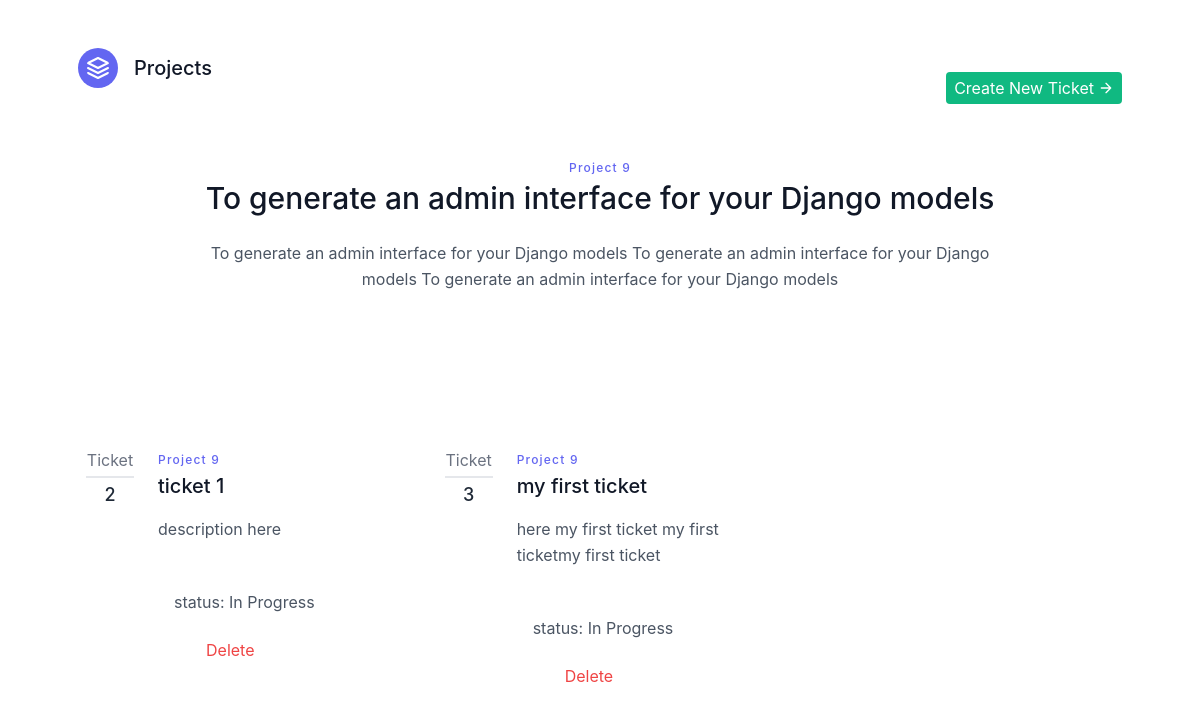
Page /tickets/To generate an admin interface for your Django models/ (signed in) on the earlier database version.
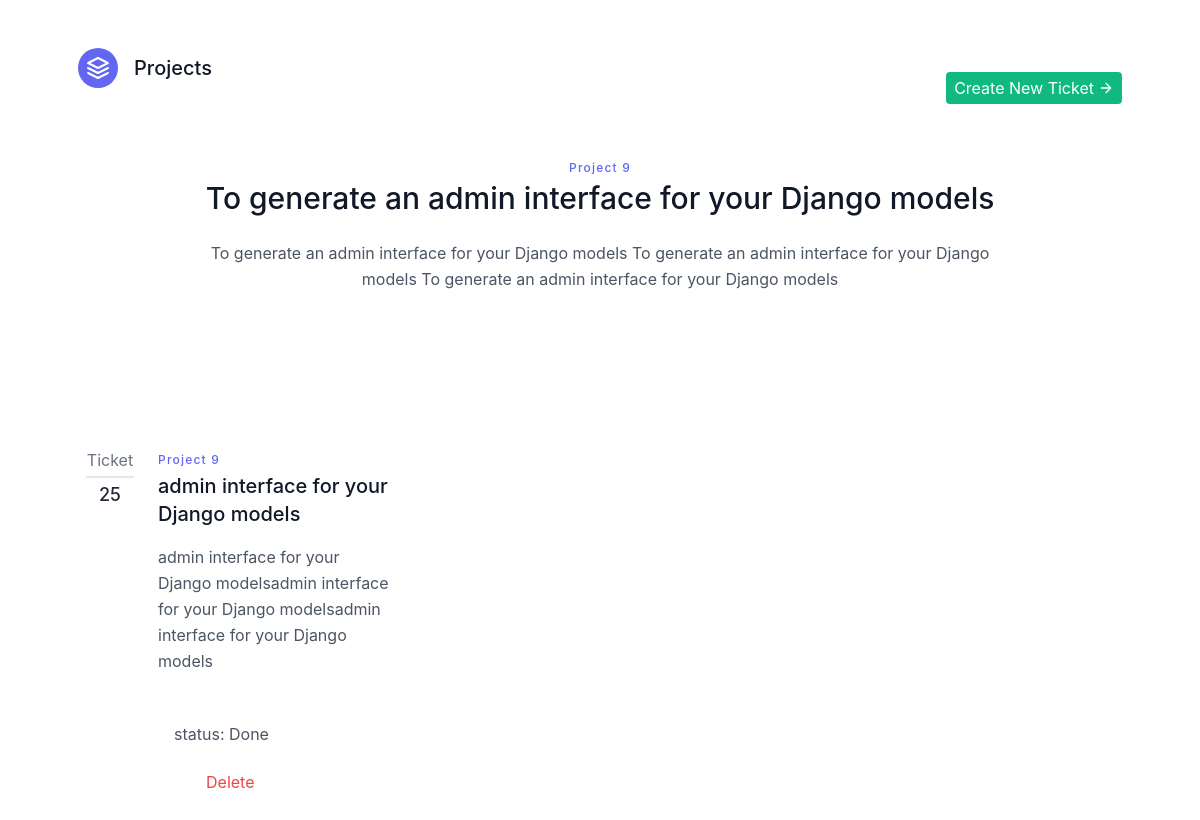
Same page on the later database version.
### app/models.py (models this page shows, shortened)
class Project(models.Model):
    project_name = models.TextField()
    project_description = models.TextField()
    created_at = models.DateTimeField(auto_now_add=True)  # Automatically set on creation

class Ticket(models.Model):
    STATUS_CHOICES = (
        ('Pending', 'Pending'),
        ('In Progress', 'In Progress'),
        ('Done', 'Done'),
    )
    project = models.ForeignKey(Project, on_delete=models.CASCADE)
    ticket_title = models.TextField()
    ticket_description = models.TextField()
    ticket_status = models.CharField(choices=STATUS_CHOICES, max_length=50)

### app/views.py (the view)
# urls.py: path('tickets/<str:project_name>/', views.ticket, name='tickets page'),
@login_required(login_url='login')
def ticket(request, project_name):
    project = get_object_or_404(Project, project_name=project_name)
    tickets = Ticket.objects.all()
    return render(request, 'tickets.html', {'project':project,'tickets':tickets})

### app/templates/tickets.html (shortened to what this page needs)
<!DOCTYPE html>
<html lang="en">
<link href="https://unpkg.com/tailwindcss@^2/dist/tailwind.min.css" rel="stylesheet">
<link rel="stylesheet" href="https://cdn.jsdelivr.net/npm/bootstrap@4.0.0/dist/css/bootstrap.min.css">
<body>
    <header class="text-gray-600 body-font">
        <div class="container mx-auto flex flex-wrap p-5 flex-col md:flex-row items-center">
          <a href="/" class="flex title-font font-medium items-center text-gray-900 mb-4 md:mb-0">
            <svg xmlns="http://www.w3.org/2000/svg" fill="none" stroke="currentColor" stroke-linecap="round" stroke-linejoin="round" stroke-width="2" class="w-10 h-10 text-white p-2 bg-indigo-500 rounded-full" viewBox="0 0 24 24">
              <path d="M12 2L2 7l10 5 10-5-10-5zM2 17l10 5 10-5M2 12l10 5 10-5"></path>
            </svg>
            <span class="ml-3 text-xl">Projects</span>
          </a>
          <button class="md:ml-auto flex flex-wrap items-center text-white text-base justify-center bg-green-500 border-0 py-1 px-2 focus:outline-none hover:bg-green-700 rounded text-base mt-3 md:mt-0" data-toggle="modal" data-target="#exampleModal"  type="button">Create New Ticket
            <svg fill="none" stroke="currentColor" stroke-linecap="round" stroke-linejoin="round" stroke-width="2" class="w-4 h-4 ml-1" viewBox="0 0 24 24">
              <path d="M5 12h14M12 5l7 7-7 7"></path>
            </svg>
          </button>
        </div>
      </header>
      <section class="text-gray-600 body-font">
        <div class="flex flex-col text-center w-full mb-5">
          <h2 class="text-xs text-indigo-500 tracking-widest font-medium title-font mb-1">Project {{ project.id }}</h2>
          <h1 class="sm:text-3xl text-2xl font-medium title-font mb-4 text-gray-900">{{ project.project_name }}</h1>
          <p class="lg:w-2/3 mx-auto leading-relaxed text-base">{{ project.project_description }}</p>
        </div>
        <div class="container px-5 py-24 mx-auto">
          <div class="flex flex-wrap -mx-4 -my-8">
            {% for ticket in tickets %}
            {% if ticket.project.id == project.id %}
            <div class="py-8 px-4 lg:w-1/3">
              <div class="h-full flex items-start">
                <div class="w-12 flex-shrink-0 flex flex-col text-center leading-none">
                  <span class="text-gray-500 pb-2 mb-2 border-b-2 border-gray-200">Ticket</span>
                  <span class="font-medium text-lg text-gray-800 title-font leading-none">{{ticket.id}}</span>
                </div>
                <div class="flex-grow pl-6">
                  <h2 class="tracking-widest text-xs title-font font-medium text-indigo-500 mb-1">Project {{ project.id }}</h2>
                  <h1 class="title-font text-xl font-medium text-gray-900 mb-3">{{ticket.ticket_title}}</h1>
                  <p class="leading-relaxed mb-5">{{ticket.ticket_description}}</p>
                  <a class="inline-flex items-center">
                    <span class="flex-grow flex flex-col pl-3">
                      status: {{ticket.ticket_status}}
                    </span>
                  </a>
                  <a href="/delete_ticket/{{ ticket.id }}"  class="text-red-500 inline-flex mx-5 items-center mt-4">Delete
                  </a>
                </div>
              </div>
            </div>
            {% endif %}
            {% endfor %}
          </div>
        </div>
      </section>
    </body>
</html>

Differences in the rows shown:
removed Ticket: id "2", {{ project.id }} "9", ticket_title "ticket 1", ticket_description "description here", ticket_status "In Progress"
removed Ticket: id "3", {{ project.id }} "9", ticket_title "my first ticket", ticket_description "here my first ticket my first ticketmy first ticket", ticket_status "In Progress"
added Ticket: id "25", {{ project.id }} "9", ticket_title "admin interface for your Django models", ticket_description "admin interface for your Django modelsadmin interface for your Django modelsadmin interface for your Django models", ticket_status "Done"
